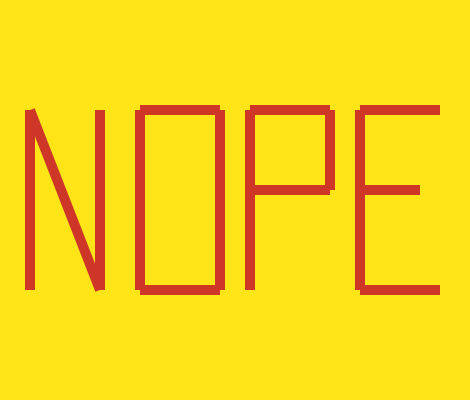
Frame 1 (no input)
Frame 60 (no input): identical to frame 1, image omitted
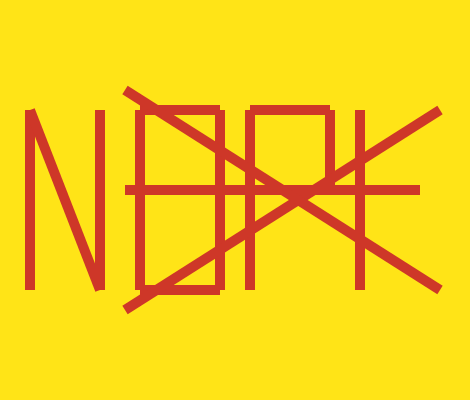
Frame 120 (the mouse pressed at the canvas centre since frame 60)

The p5.js sketch that drew these frames (run headless with seeded random() and noise() and a simulated clock; from frame 60 on, the mouse is pressed at the canvas centre):

// p5.js sketch
// ── sketch.js
function setup() {
  createCanvas(470, 400);
}

function draw() {
  background(255,228,23);
  
  const Variant = mouseX
  const Variant2 = mouseY
  
  fill(0)
  strokeWeight(10)
  strokeCap(SQUARE);
  stroke(206,55,40);
  
  //N
  beginShape();
  line(30,110,30,290);
  line(30,110,100,290);
  line(100,110,100,290);

  //O
  beginShape();
  line(140,110,140,290);
  line(140,290,220,290);
  line(220,110,220,290);
  line(140,110,220,110);
  
  //P
  beginShape();
  line(250,110,250,290);
  line(250,110,330,110);
  line(330,110,330,190);
  line(330,190,250,190);
  
  //E
  beginShape();
  line(360,110,360,290);
  line(360 - Variant,110 + Variant2,440,110);
  line(360 - Variant,190, 420, 190);
  line(360 - Variant,290 - Variant2,440,290);
}
